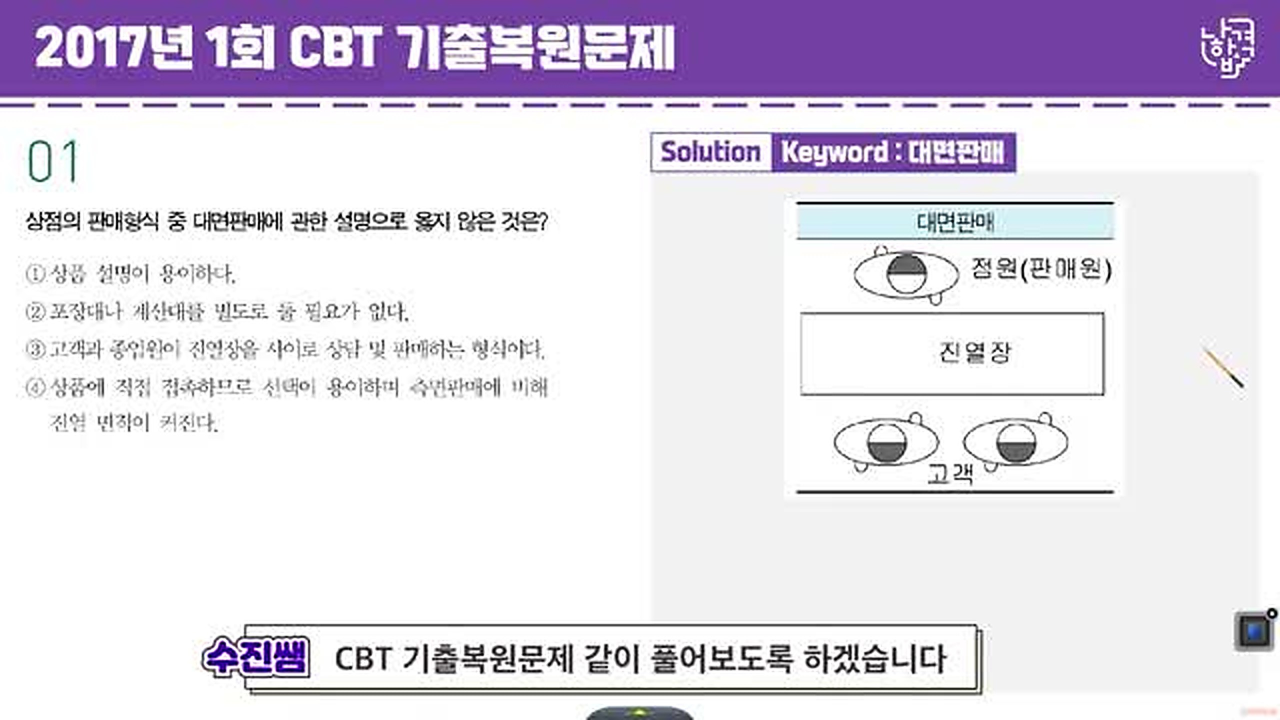
#> input picture images/2017-1회/q01.jpg, 2560 x 1440 px (shown at 1/2 size)
$ python -i ocr_frames.py   (imports and definitions only)
#> lines starting #> are read from the running program, lines starting #| are printed output that depends on the picture
#> further down, picture is the input picture: PIL image 2560x1440 RGB; mean R, G, B 223.8, 217.6, 230.1
"""OCR napass-class restoration frames. Number is a large left token, not a bottom badge."""
import json
import os
import re
import subprocess
import tempfile
from difflib import SequenceMatcher

from PIL import Image, ImageFilter, ImageOps

NUM_RE = re.compile(r"^\s*0*([1-9]\d?)\b")
HEADER_HINTS = ("CBT", "기출", "복원", "202")
SOLUTION_RE = re.compile(r"solut", re.I)


# [7 lines left out: function _tesseract, not called in this run]


def prepare_left_body(im, scale=3):
#> called with scale = 3
    w, h = im.size
#> w = 2560; h = 1440
    box = (int(w * 0.01), int(h * 0.14), int(w * 0.58), int(h * 0.98))
#> box = (25, 201, 1484, 1411)
    c = im.crop(box)
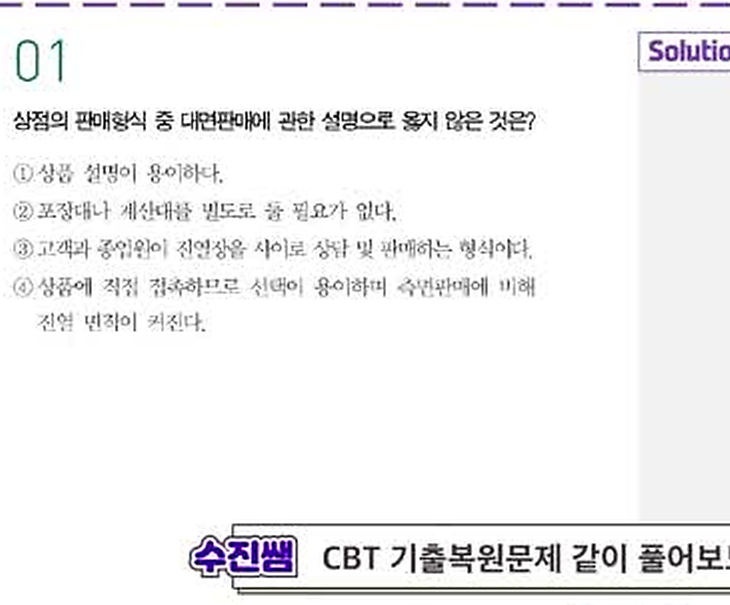
#> c: PIL image 1459x1210 RGB (shown at 1/2 size); mean R, G, B 241.3, 240.8, 241.8
    c = c.resize((c.width * scale, c.height * scale), Image.Resampling.LANCZOS)
#> c: PIL image 4377x3630 RGB
    g = ImageOps.grayscale(c)
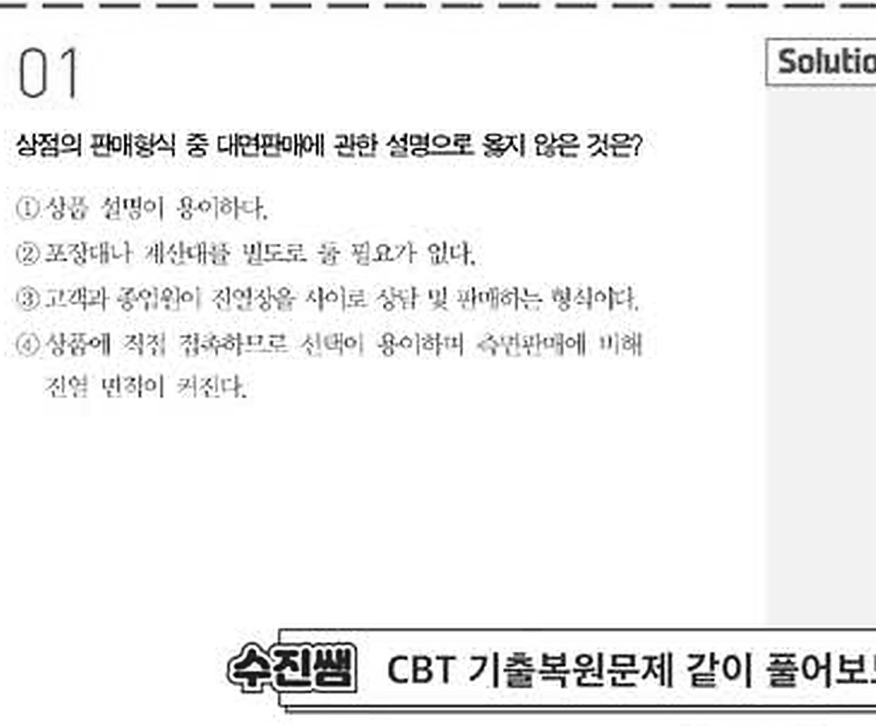
#> g: PIL image 4377x3630 L (shown at 1/5 size); min 0, max 255, mean 241.1
    g = ImageOps.autocontrast(g)
    g = g.filter(ImageFilter.SHARPEN)
    return g


# [81 lines left out: functions parse_num, ocr_frame, load_frames_json, group_frames, not called in this run]

>>> from PIL import Image
>>> picture = Image.open('../images/2017-1회/q01.jpg')
>>> result = prepare_left_body(picture)

$ run again, on images/2017-1회/q05.jpg
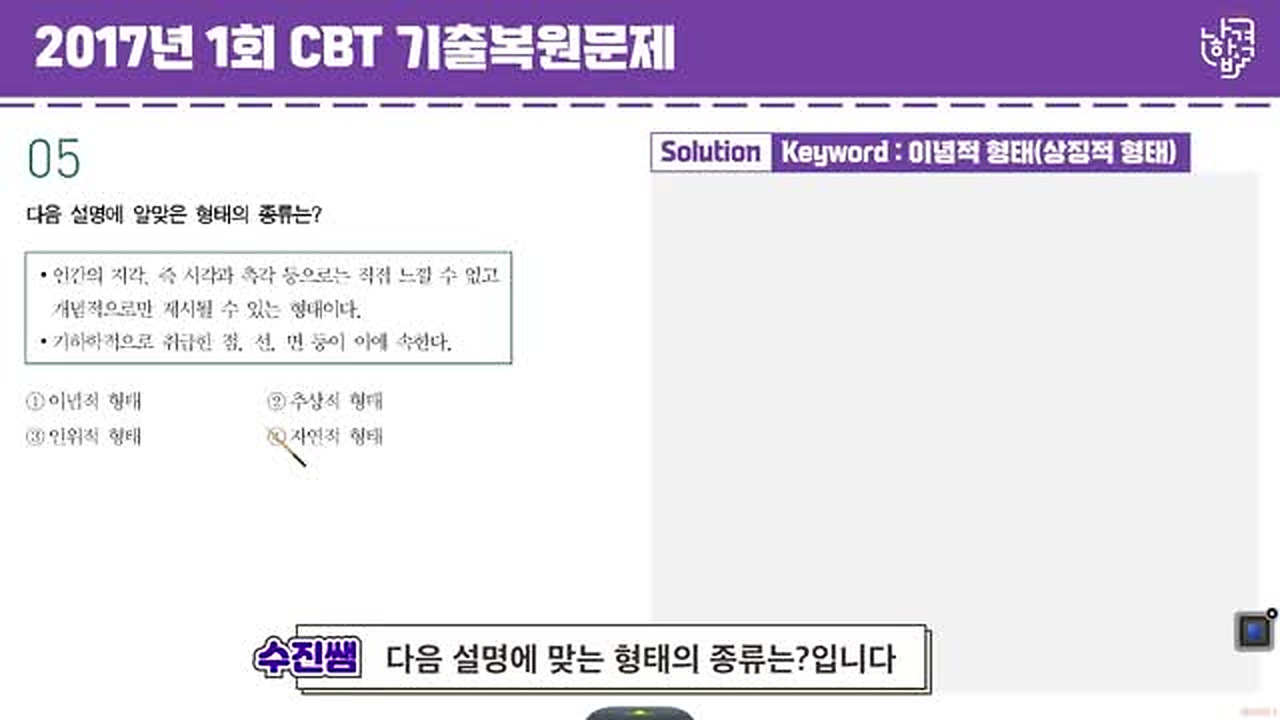
#> input picture images/2017-1회/q05.jpg, 2560 x 1440 px (shown at 1/2 size)
#> picture is the input picture: PIL image 2560x1440 RGB; mean R, G, B 225.1, 218.6, 231.4
#> in prepare_left_body, `c = im.crop(box)`:
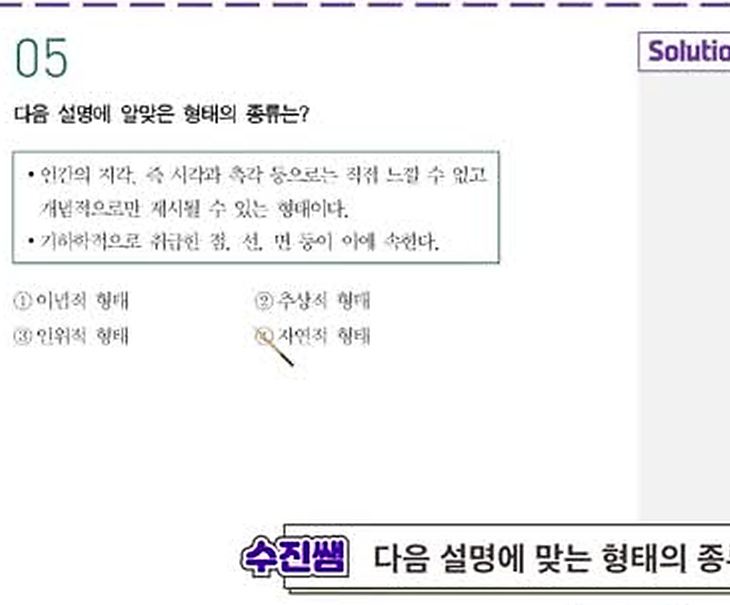
#> c: PIL image 1459x1210 RGB (shown at 1/2 size); mean R, G, B 242.4, 242.2, 243
#> in prepare_left_body, `g = ImageOps.grayscale(c)`:
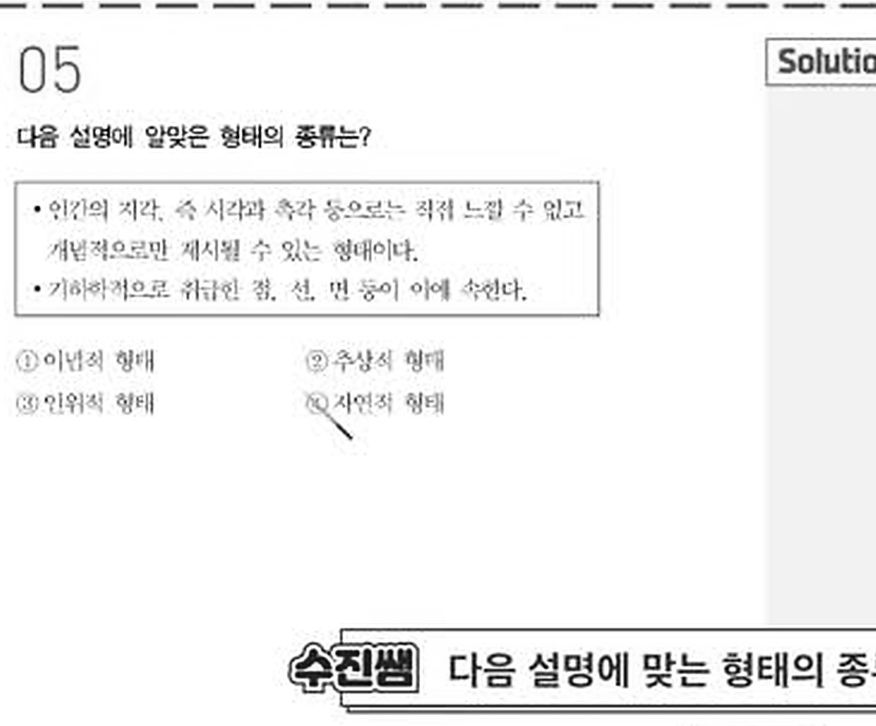
#> g: PIL image 4377x3630 L (shown at 1/5 size); min 0, max 255, mean 242.4

$ run again, on images/2017-1회/q06.jpg
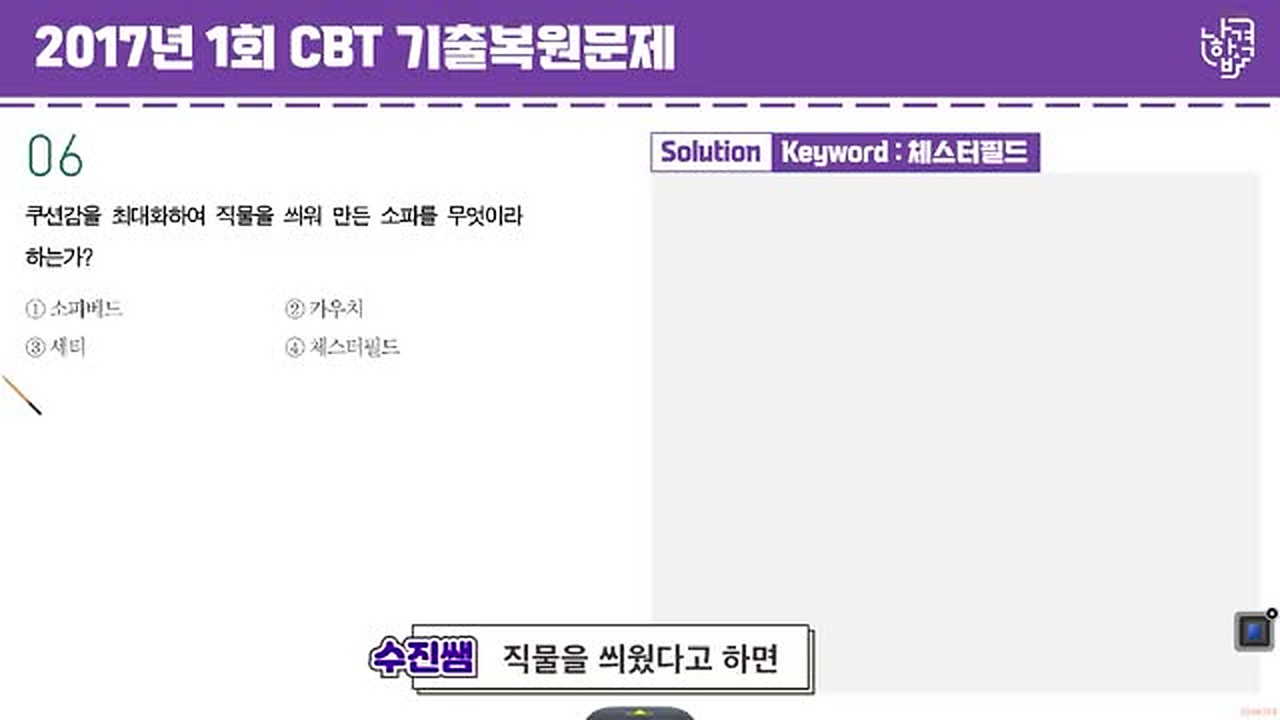
#> input picture images/2017-1회/q06.jpg, 2560 x 1440 px (shown at 1/2 size)
#> picture is the input picture: PIL image 2560x1440 RGB; mean R, G, B 227.6, 221.1, 233.7
#> in prepare_left_body, `c = im.crop(box)`:
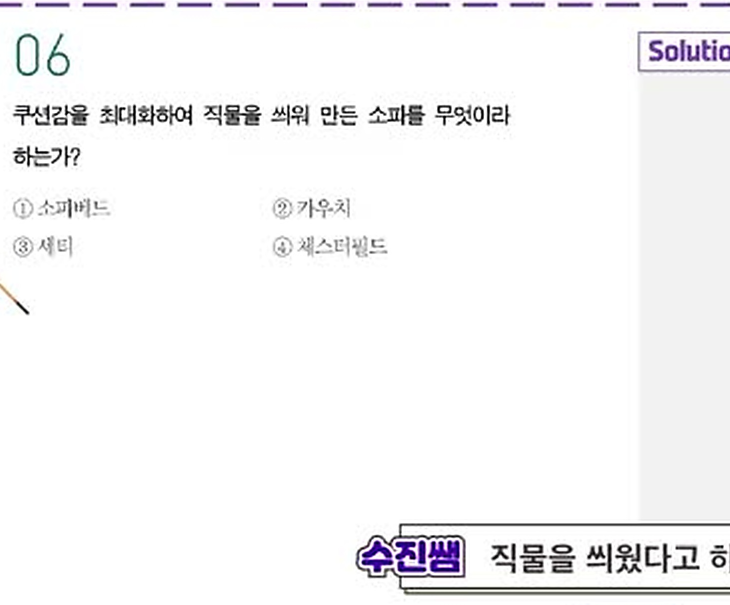
#> c: PIL image 1459x1210 RGB (shown at 1/2 size); mean R, G, B 245.5, 245, 246
#> in prepare_left_body, `g = ImageOps.grayscale(c)`:
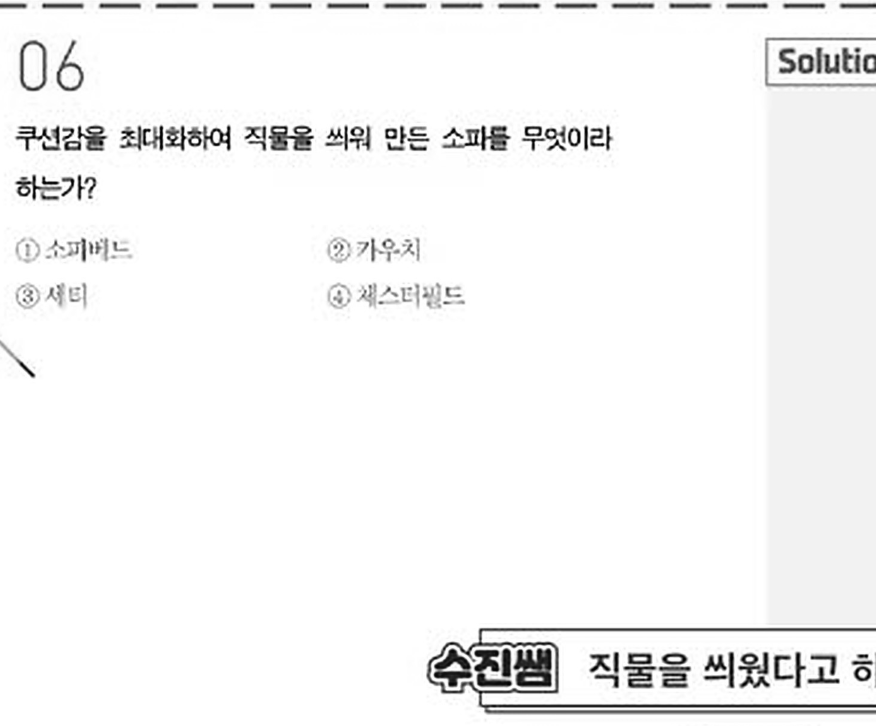
#> g: PIL image 4377x3630 L (shown at 1/5 size); min 0, max 255, mean 245.3

$ run again, on images/2017-1회/q10.jpg
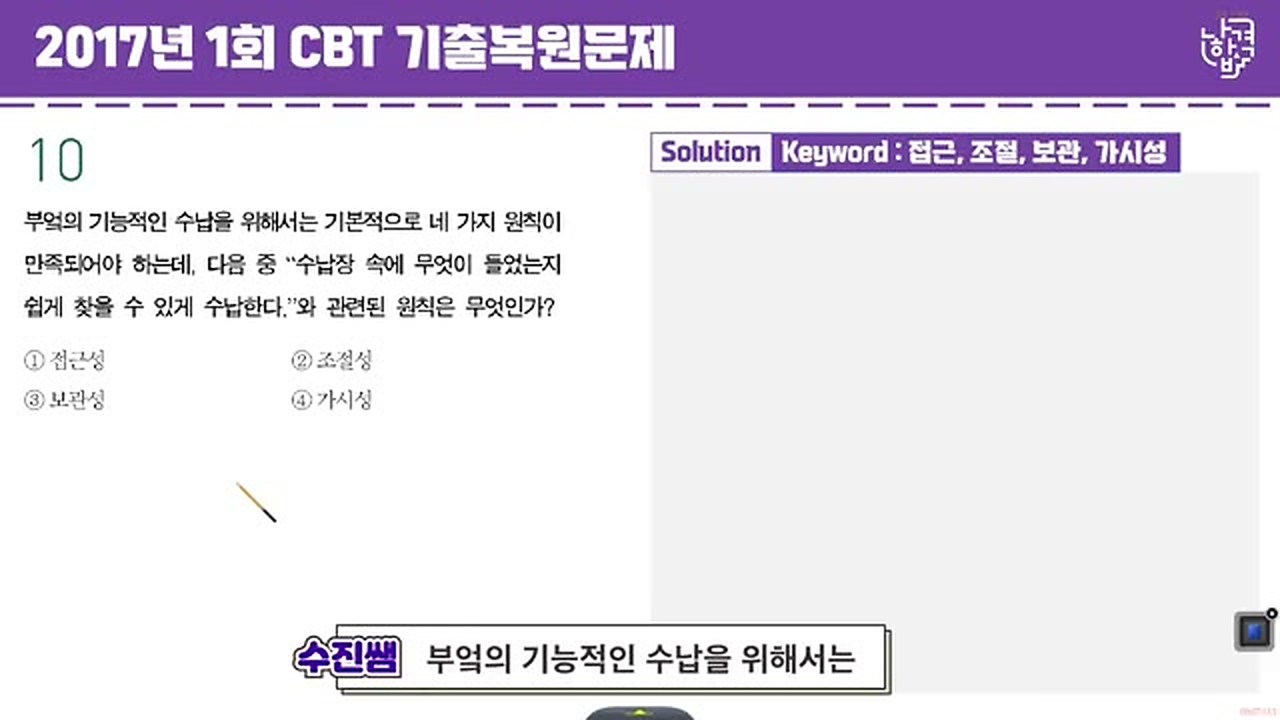
#> input picture images/2017-1회/q10.jpg, 2560 x 1440 px (shown at 1/2 size)
#> picture is the input picture: PIL image 2560x1440 RGB; mean R, G, B 224.7, 218, 231
#> in prepare_left_body, `c = im.crop(box)`:
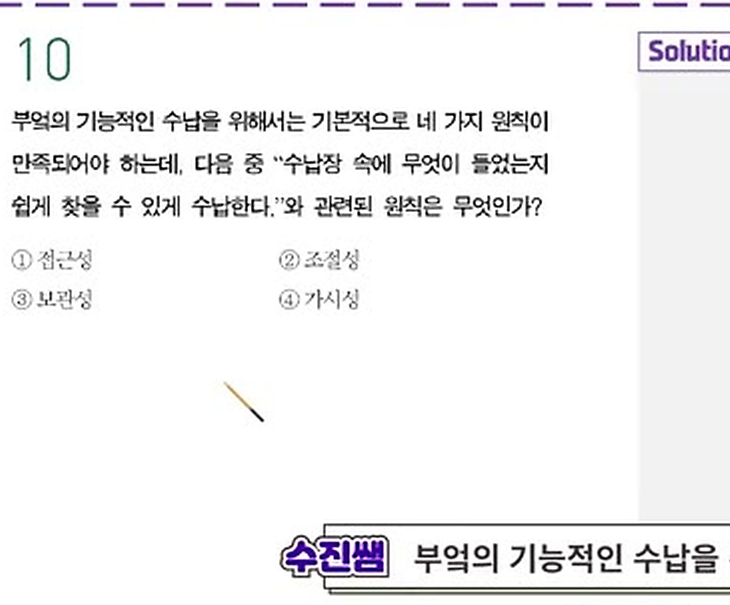
#> c: PIL image 1459x1210 RGB (shown at 1/2 size); mean R, G, B 241.3, 240.8, 241.8
#> in prepare_left_body, `g = ImageOps.grayscale(c)`:
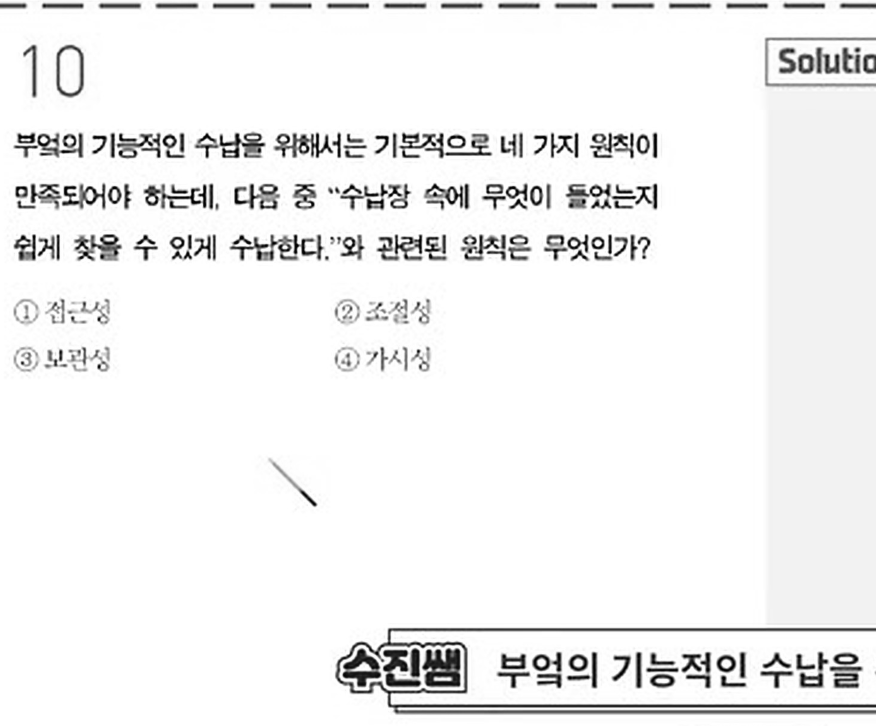
#> g: PIL image 4377x3630 L (shown at 1/5 size); min 0, max 255, mean 241.1
